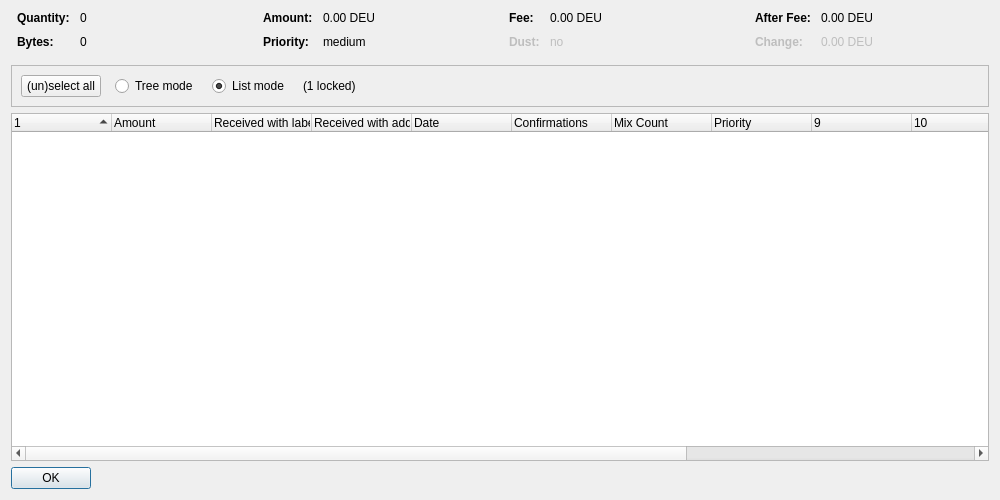
<?xml version="1.0" encoding="UTF-8"?>
<ui version="4.0">
 <class>CoinControlDialog</class>
 <widget class="QDialog" name="CoinControlDialog">
  <property name="geometry">
   <rect>
    <x>0</x>
    <y>0</y>
    <width>1000</width>
    <height>500</height>
   </rect>
  </property>
  <property name="windowTitle">
   <string>Coin Selection</string>
  </property>
  <property name="styleSheet">
   <string notr="true"/>
  </property>
  <layout class="QVBoxLayout" name="verticalLayout">
   <item>
    <layout class="QHBoxLayout" name="horizontalLayoutTop" stretch="0,0,0,0">
     <property name="topMargin">
      <number>0</number>
     </property>
     <property name="bottomMargin">
      <number>10</number>
     </property>
     <item>
      <layout class="QFormLayout" name="formLayoutCoinControl1">
       <property name="horizontalSpacing">
        <number>10</number>
       </property>
       <property name="verticalSpacing">
        <number>10</number>
       </property>
       <property name="leftMargin">
        <number>6</number>
       </property>
       <property name="rightMargin">
        <number>6</number>
       </property>
       <item row="0" column="0">
        <widget class="QLabel" name="labelCoinControlQuantityText">
         <property name="font">
          <font>
           <weight>75</weight>
           <bold>true</bold>
          </font>
         </property>
         <property name="text">
          <string>Quantity:</string>
         </property>
        </widget>
       </item>
       <item row="0" column="1">
        <widget class="QLabel" name="labelCoinControlQuantity">
         <property name="cursor">
          <cursorShape>IBeamCursor</cursorShape>
         </property>
         <property name="contextMenuPolicy">
          <enum>Qt::ActionsContextMenu</enum>
         </property>
         <property name="text">
          <string notr="true">0</string>
         </property>
         <property name="textInteractionFlags">
          <set>Qt::LinksAccessibleByMouse|Qt::TextSelectableByKeyboard|Qt::TextSelectableByMouse</set>
         </property>
        </widget>
       </item>
       <item row="1" column="0">
        <widget class="QLabel" name="labelCoinControlBytesText">
         <property name="font">
          <font>
           <weight>75</weight>
           <bold>true</bold>
          </font>
         </property>
         <property name="text">
          <string>Bytes:</string>
         </property>
        </widget>
       </item>
       <item row="1" column="1">
        <widget class="QLabel" name="labelCoinControlBytes">
         <property name="cursor">
          <cursorShape>IBeamCursor</cursorShape>
         </property>
         <property name="contextMenuPolicy">
          <enum>Qt::ActionsContextMenu</enum>
         </property>
         <property name="text">
          <string notr="true">0</string>
         </property>
         <property name="textInteractionFlags">
          <set>Qt::LinksAccessibleByMouse|Qt::TextSelectableByKeyboard|Qt::TextSelectableByMouse</set>
         </property>
        </widget>
       </item>
      </layout>
     </item>
     <item>
      <layout class="QFormLayout" name="formLayoutCoinControl2">
       <property name="horizontalSpacing">
        <number>10</number>
       </property>
       <property name="verticalSpacing">
        <number>10</number>
       </property>
       <property name="leftMargin">
        <number>6</number>
       </property>
       <property name="rightMargin">
        <number>6</number>
       </property>
       <item row="0" column="0">
        <widget class="QLabel" name="labelCoinControlAmountText">
         <property name="font">
          <font>
           <weight>75</weight>
           <bold>true</bold>
          </font>
         </property>
         <property name="text">
          <string>Amount:</string>
         </property>
        </widget>
       </item>
       <item row="0" column="1">
        <widget class="QLabel" name="labelCoinControlAmount">
         <property name="cursor">
          <cursorShape>IBeamCursor</cursorShape>
         </property>
         <property name="contextMenuPolicy">
          <enum>Qt::ActionsContextMenu</enum>
         </property>
         <property name="text">
          <string notr="true">0.00 DEU</string>
         </property>
         <property name="textInteractionFlags">
          <set>Qt::LinksAccessibleByMouse|Qt::TextSelectableByKeyboard|Qt::TextSelectableByMouse</set>
         </property>
        </widget>
       </item>
       <item row="1" column="0">
        <widget class="QLabel" name="labelCoinControlPriorityText">
         <property name="font">
          <font>
           <weight>75</weight>
           <bold>true</bold>
          </font>
         </property>
         <property name="text">
          <string>Priority:</string>
         </property>
        </widget>
       </item>
       <item row="1" column="1">
        <widget class="QLabel" name="labelCoinControlPriority">
         <property name="cursor">
          <cursorShape>IBeamCursor</cursorShape>
         </property>
         <property name="contextMenuPolicy">
          <enum>Qt::ActionsContextMenu</enum>
         </property>
         <property name="text">
          <string notr="true">medium</string>
         </property>
         <property name="textInteractionFlags">
          <set>Qt::LinksAccessibleByMouse|Qt::TextSelectableByKeyboard|Qt::TextSelectableByMouse</set>
         </property>
        </widget>
       </item>
      </layout>
     </item>
     <item>
      <layout class="QFormLayout" name="formLayoutCoinControl3">
       <property name="horizontalSpacing">
        <number>10</number>
       </property>
       <property name="verticalSpacing">
        <number>10</number>
       </property>
       <property name="leftMargin">
        <number>6</number>
       </property>
       <property name="rightMargin">
        <number>6</number>
       </property>
       <item row="0" column="0">
        <widget class="QLabel" name="labelCoinControlFeeText">
         <property name="font">
          <font>
           <weight>75</weight>
           <bold>true</bold>
          </font>
         </property>
         <property name="text">
          <string>Fee:</string>
         </property>
        </widget>
       </item>
       <item row="0" column="1">
        <widget class="QLabel" name="labelCoinControlFee">
         <property name="cursor">
          <cursorShape>IBeamCursor</cursorShape>
         </property>
         <property name="contextMenuPolicy">
          <enum>Qt::ActionsContextMenu</enum>
         </property>
         <property name="text">
          <string notr="true">0.00 DEU</string>
         </property>
         <property name="textInteractionFlags">
          <set>Qt::LinksAccessibleByMouse|Qt::TextSelectableByKeyboard|Qt::TextSelectableByMouse</set>
         </property>
        </widget>
       </item>
       <item row="1" column="0">
        <widget class="QLabel" name="labelCoinControlLowOutputText">
         <property name="enabled">
          <bool>false</bool>
         </property>
         <property name="font">
          <font>
           <weight>75</weight>
           <bold>true</bold>
          </font>
         </property>
         <property name="text">
          <string>Dust:</string>
         </property>
        </widget>
       </item>
       <item row="1" column="1">
        <widget class="QLabel" name="labelCoinControlLowOutput">
         <property name="enabled">
          <bool>false</bool>
         </property>
         <property name="cursor">
          <cursorShape>IBeamCursor</cursorShape>
         </property>
         <property name="contextMenuPolicy">
          <enum>Qt::ActionsContextMenu</enum>
         </property>
         <property name="text">
          <string notr="true">no</string>
         </property>
         <property name="textInteractionFlags">
          <set>Qt::LinksAccessibleByMouse|Qt::TextSelectableByKeyboard|Qt::TextSelectableByMouse</set>
         </property>
        </widget>
       </item>
      </layout>
     </item>
     <item>
      <layout class="QFormLayout" name="formLayoutCoinControl4">
       <property name="horizontalSpacing">
        <number>10</number>
       </property>
       <property name="verticalSpacing">
        <number>10</number>
       </property>
       <property name="leftMargin">
        <number>6</number>
       </property>
       <property name="rightMargin">
        <number>6</number>
       </property>
       <item row="0" column="0">
        <widget class="QLabel" name="labelCoinControlAfterFeeText">
         <property name="font">
          <font>
           <weight>75</weight>
           <bold>true</bold>
          </font>
         </property>
         <property name="text">
          <string>After Fee:</string>
         </property>
        </widget>
       </item>
       <item row="0" column="1">
        <widget class="QLabel" name="labelCoinControlAfterFee">
         <property name="cursor">
          <cursorShape>IBeamCursor</cursorShape>
         </property>
         <property name="contextMenuPolicy">
          <enum>Qt::ActionsContextMenu</enum>
         </property>
         <property name="text">
          <string notr="true">0.00 DEU</string>
         </property>
         <property name="textInteractionFlags">
          <set>Qt::LinksAccessibleByMouse|Qt::TextSelectableByKeyboard|Qt::TextSelectableByMouse</set>
         </property>
        </widget>
       </item>
       <item row="1" column="0">
        <widget class="QLabel" name="labelCoinControlChangeText">
         <property name="enabled">
          <bool>false</bool>
         </property>
         <property name="font">
          <font>
           <weight>75</weight>
           <bold>true</bold>
          </font>
         </property>
         <property name="text">
          <string>Change:</string>
         </property>
        </widget>
       </item>
       <item row="1" column="1">
        <widget class="QLabel" name="labelCoinControlChange">
         <property name="enabled">
          <bool>false</bool>
         </property>
         <property name="cursor">
          <cursorShape>IBeamCursor</cursorShape>
         </property>
         <property name="contextMenuPolicy">
          <enum>Qt::ActionsContextMenu</enum>
         </property>
         <property name="text">
          <string notr="true">0.00 DEU</string>
         </property>
         <property name="textInteractionFlags">
          <set>Qt::LinksAccessibleByMouse|Qt::TextSelectableByKeyboard|Qt::TextSelectableByMouse</set>
         </property>
        </widget>
       </item>
      </layout>
     </item>
    </layout>
   </item>
   <item>
    <widget class="QFrame" name="frame">
     <property name="minimumSize">
      <size>
       <width>0</width>
       <height>40</height>
      </size>
     </property>
     <property name="frameShape">
      <enum>QFrame::StyledPanel</enum>
     </property>
     <property name="frameShadow">
      <enum>QFrame::Sunken</enum>
     </property>
     <layout class="QHBoxLayout" name="horizontalLayout">
      <item>
       <layout class="QHBoxLayout" name="horizontalLayoutPanel" stretch="0,0,0,0,0">
        <property name="spacing">
         <number>14</number>
        </property>
        <item>
         <widget class="QPushButton" name="pushButtonSelectAll">
          <property name="sizePolicy">
           <sizepolicy hsizetype="Maximum" vsizetype="Fixed">
            <horstretch>0</horstretch>
            <verstretch>0</verstretch>
           </sizepolicy>
          </property>
          <property name="styleSheet">
           <string notr="true"/>
          </property>
          <property name="text">
           <string>(un)select all</string>
          </property>
          <property name="autoDefault">
           <bool>false</bool>
          </property>
         </widget>
        </item>
        <item>
         <widget class="QRadioButton" name="radioTreeMode">
          <property name="sizePolicy">
           <sizepolicy hsizetype="Maximum" vsizetype="Fixed">
            <horstretch>0</horstretch>
            <verstretch>0</verstretch>
           </sizepolicy>
          </property>
          <property name="text">
           <string>Tree mode</string>
          </property>
         </widget>
        </item>
        <item>
         <widget class="QRadioButton" name="radioListMode">
          <property name="sizePolicy">
           <sizepolicy hsizetype="Maximum" vsizetype="Fixed">
            <horstretch>0</horstretch>
            <verstretch>0</verstretch>
           </sizepolicy>
          </property>
          <property name="text">
           <string>List mode</string>
          </property>
          <property name="checked">
           <bool>true</bool>
          </property>
         </widget>
        </item>
        <item>
         <widget class="QLabel" name="labelLocked">
          <property name="text">
           <string notr="true">(1 locked)</string>
          </property>
         </widget>
        </item>
        <item>
         <spacer name="horizontalSpacer">
          <property name="orientation">
           <enum>Qt::Horizontal</enum>
          </property>
          <property name="sizeHint" stdset="0">
           <size>
            <width>40</width>
            <height>20</height>
           </size>
          </property>
         </spacer>
        </item>
       </layout>
      </item>
     </layout>
    </widget>
   </item>
   <item>
    <widget class="CoinControlTreeWidget" name="treeWidget">
     <property name="contextMenuPolicy">
      <enum>Qt::CustomContextMenu</enum>
     </property>
     <property name="styleSheet">
      <string notr="true"/>
     </property>
     <property name="sortingEnabled">
      <bool>false</bool>
     </property>
     <property name="columnCount">
      <number>14</number>
     </property>
     <attribute name="headerShowSortIndicator" stdset="0">
      <bool>true</bool>
     </attribute>
     <attribute name="headerStretchLastSection">
      <bool>false</bool>
     </attribute>
     <column>
      <property name="text">
       <string/>
      </property>
     </column>
     <column>
      <property name="text">
       <string>Amount</string>
      </property>
     </column>
     <column>
      <property name="text">
       <string>Received with label</string>
      </property>
     </column>
     <column>
      <property name="text">
       <string>Received with address</string>
      </property>
     </column>
     <column>
      <property name="text">
       <string>Date</string>
      </property>
     </column>
     <column>
      <property name="text">
       <string>Confirmations</string>
      </property>
      <property name="toolTip">
       <string>Confirmed</string>
      </property>
     </column>
     <column>
      <property name="text">
       <string>Mix Count</string>
      </property>
     </column>
     <column>
      <property name="text">
       <string>Priority</string>
      </property>
     </column>
     <column>
      <property name="text">
       <string/>
      </property>
     </column>
     <column>
      <property name="text">
       <string/>
      </property>
     </column>
     <column>
      <property name="text">
       <string/>
      </property>
     </column>
     <column>
      <property name="text">
       <string/>
      </property>
     </column>
     <column>
      <property name="text">
       <string/>
      </property>
     </column>
     <column>
      <property name="text">
       <string>13</string>
      </property>
     </column>
    </widget>
   </item>
   <item>
    <widget class="QDialogButtonBox" name="buttonBox">
     <property name="sizePolicy">
      <sizepolicy hsizetype="Maximum" vsizetype="Fixed">
       <horstretch>0</horstretch>
       <verstretch>0</verstretch>
      </sizepolicy>
     </property>
     <property name="styleSheet">
      <string notr="true"/>
     </property>
     <property name="orientation">
      <enum>Qt::Horizontal</enum>
     </property>
     <property name="standardButtons">
      <set>QDialogButtonBox::Ok</set>
     </property>
    </widget>
   </item>
  </layout>
 </widget>
 <customwidgets>
  <customwidget>
   <class>CoinControlTreeWidget</class>
   <extends>QTreeWidget</extends>
   <header>coincontroltreewidget.h</header>
  </customwidget>
 </customwidgets>
 <resources/>
 <connections/>
</ui>
